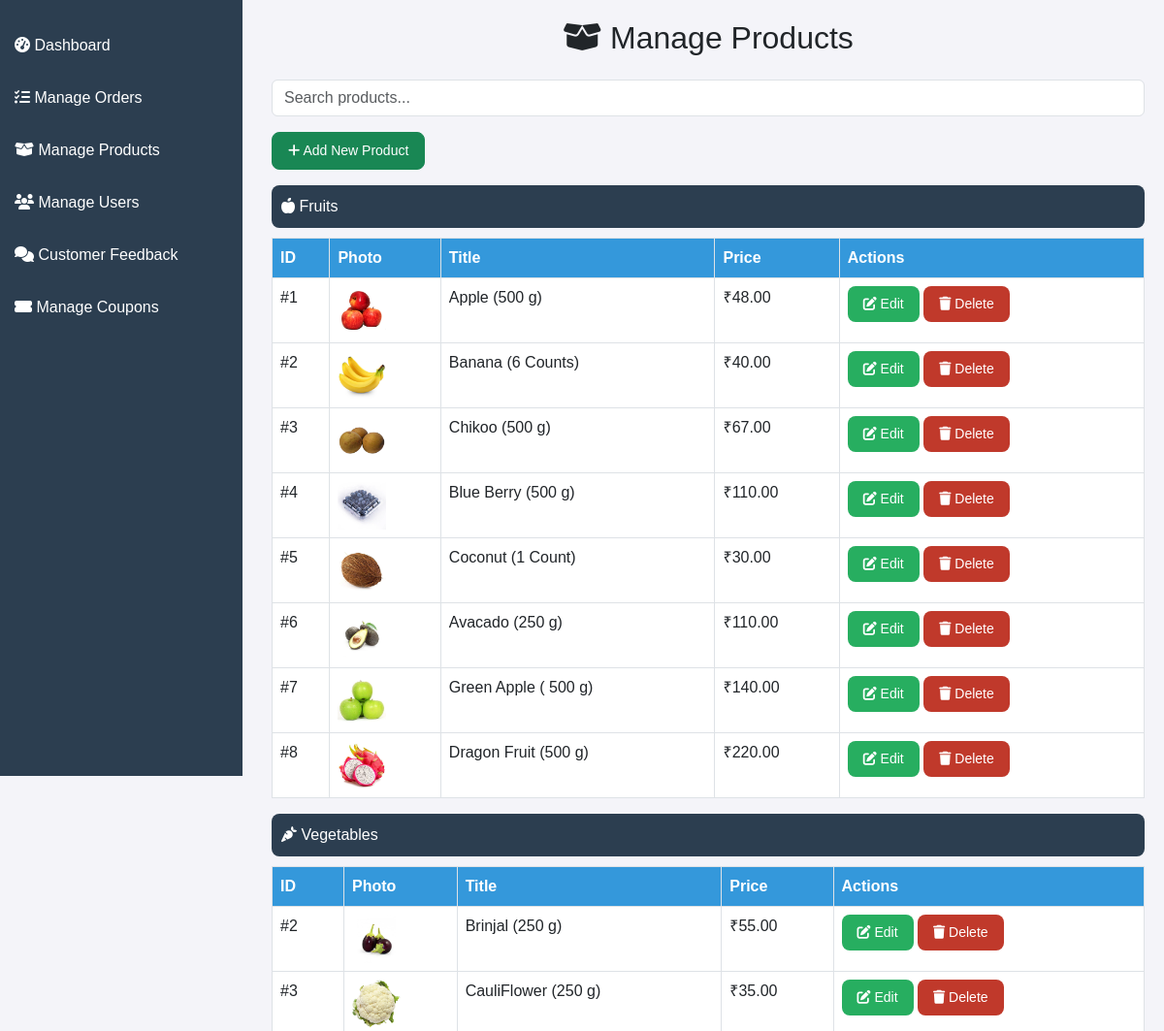
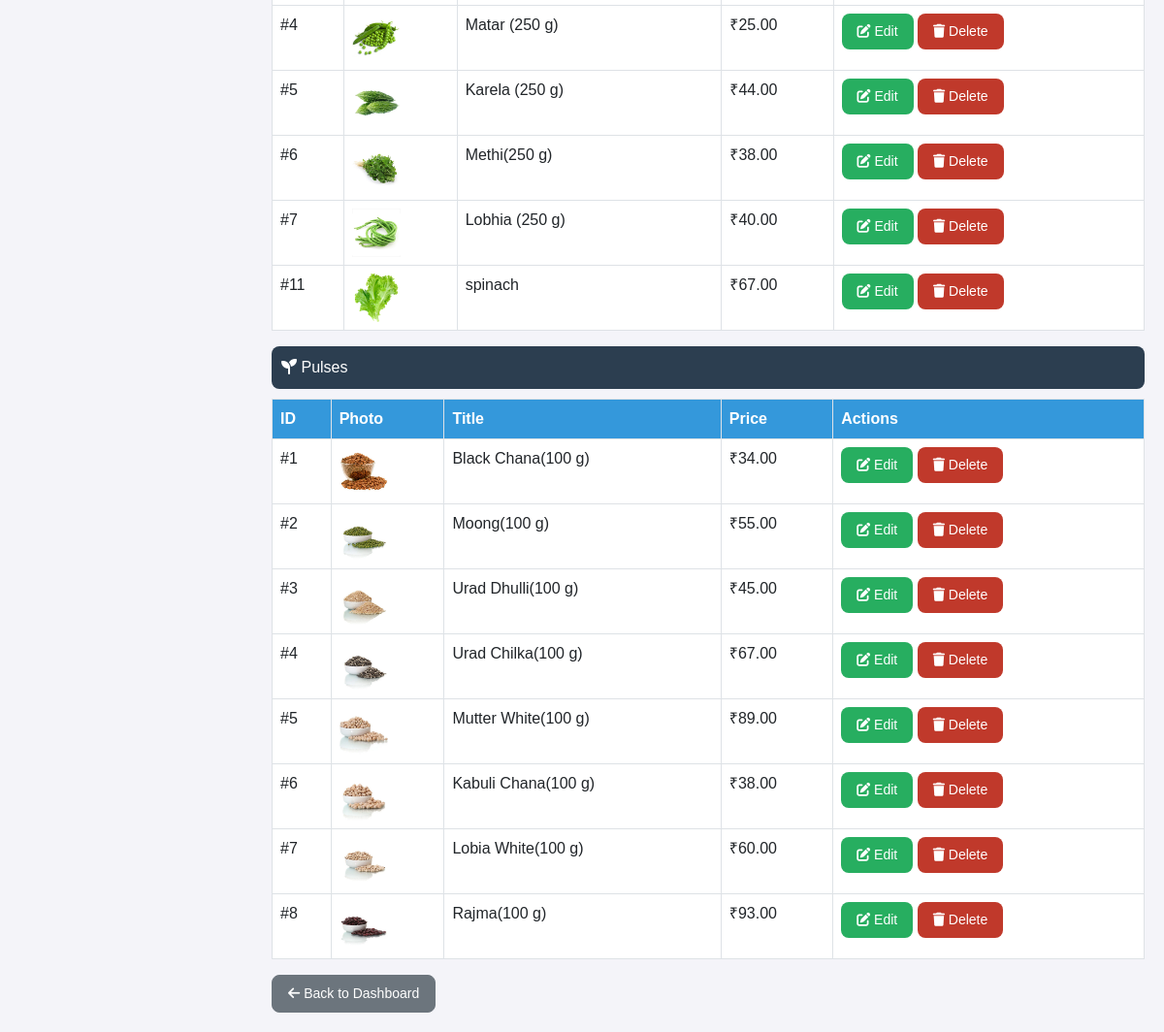
The app's page /admin-panel/admin-panel/products/ with its own data (2 pictures, top to bottom).
### myApp/models.py (models this page shows, shortened)
class Fruit(models.Model):
    photo = models.ImageField(upload_to="fruits/")
    title = models.CharField(max_length=100)
    price = models.DecimalField(max_digits=10, decimal_places=2)

class Vegie(models.Model):
    photo = models.ImageField(upload_to="vegie/")
    title = models.CharField(max_length=100)
    price = models.DecimalField(max_digits=10, decimal_places=2)

class Pulse(models.Model):
    photo = models.ImageField(upload_to="pulse/")
    title = models.CharField(max_length=100)
    price = models.DecimalField(max_digits=10, decimal_places=2)

### myApp/views.py (the view)
# urls.py: path("admin-panel/products/", manage_products, name="manage_products"),
def manage_products(request):
    vegies = Vegie.objects.all()
    fruits = Fruit.objects.all()
    pulses = Pulse.objects.all()
    products = list(vegies) + list(fruits) + list(pulses)
    return render(request, 'admin_panel/manage_products.html', {
        'products': products,
        'vegies': vegies,
        'fruits': fruits,
        'pulses': pulses
    })

### templates/admin_panel/manage_products.html (shortened to what this page needs)
<!DOCTYPE html>
<html lang="en">
<head>
    <link rel="stylesheet" href="https://cdn.jsdelivr.net/npm/bootstrap@5.3.0/dist/css/bootstrap.min.css">
    <link rel="stylesheet" href="https://cdnjs.cloudflare.com/ajax/libs/font-awesome/6.4.2/css/all.min.css">
</head>
<body>
    <div class="sidebar">
        <a href="{% url 'admin_dashboard' %}"><i class="fas fa-tachometer-alt"></i> Dashboard</a>
        <a href="{% url 'manage_orders' %}"><i class="fas fa-tasks"></i> Manage Orders</a>
        <a href="{% url 'manage_products' %}"><i class="fas fa-box-open"></i> Manage Products</a>
        <a href="{% url 'manage_users' %}"><i class="fas fa-users"></i> Manage Users</a>
        <a href="{% url 'manage_feedback' %}"><i class="fas fa-comments"></i> Customer Feedback</a>
        <a href="{% url 'coupon_list' %}" class="active"><i class="fas fa-ticket-alt"></i> Manage Coupons</a>
    </div>
    <div class="main-content">
        <h2 class="text-center mb-4"><i class="fas fa-box-open"></i> Manage Products</h2>
        <input type="text" id="searchInput" class="form-control mb-3" onkeyup="searchProduct()" placeholder="Search products...">
        <a href="{% url 'add_product' %}" class="btn btn-success mb-3"><i class="fas fa-plus"></i> Add New Product</a>
        <div class="section-title"><i class="fas fa-apple-alt"></i> Fruits</div>
        <table class="table table-bordered productTable">
            <thead>
                <tr>
                    <th>ID</th>
                    <th>Photo</th>
                    <th>Title</th>
                    <th>Price</th>
                    <th>Actions</th>
                </tr>
            </thead>
            <tbody>
                {% for product in fruits %}
                <tr>
                    <td>#{{ product.id }}</td>
                    <td><img src="{{ product.photo.url }}" alt="{{ product.title }}" width="50"></td>
                    <td>{{ product.title }}</td>
                    <td>₹{{ product.price }}</td>
                    <td>
                        <a href="{% url 'edit_product' category='fruit' product_id=product.id %}" class="btn btn-edit btn-sm">
                            <i class="fas fa-edit"></i> Edit
                        </a>
                        <form action="{% url 'delete_product' product.id %}" method="POST" style="display:inline;">
                            <button type="submit" class="btn btn-delete btn-sm" onclick="return confirm('Are you sure?')">
                                <i class="fas fa-trash"></i> Delete
                            </button>
                        </form>
                    </td>
                </tr>
                {% endfor %}
            </tbody>
        </table>
        <div class="section-title"><i class="fas fa-carrot"></i> Vegetables</div>
        <table class="table table-bordered productTable">
            <thead>
                <tr>
                    <th>ID</th>
                    <th>Photo</th>
                    <th>Title</th>
                    <th>Price</th>
                    <th>Actions</th>
                </tr>
            </thead>
            <tbody>
                {% for product in vegies %}
                <tr>
                    <td>#{{ product.id }}</td>
                    <td><img src="{{ product.photo.url }}" alt="{{ product.title }}" width="50"></td>
                    <td>{{ product.title }}</td>
                    <td>₹{{ product.price }}</td>
                    <td>
                        <a href="{% url 'edit_product' category='vegie' product_id=product.id %}" class="btn btn-edit btn-sm">
                            <i class="fas fa-edit"></i> Edit
                        </a>
                        <form action="{% url 'delete_product' product.id %}" method="POST" style="display:inline;">
                            <button type="submit" class="btn btn-delete btn-sm" onclick="return confirm('Are you sure?')">
                                <i class="fas fa-trash"></i> Delete
                            </button>
                        </form>
                    </td>
                </tr>
                {% endfor %}
            </tbody>
        </table>
        <div class="section-title"><i class="fas fa-seedling"></i> Pulses</div>
        <table class="table table-bordered productTable">
            <thead>
                <tr>
                    <th>ID</th>
                    <th>Photo</th>
                    <th>Title</th>
                    <th>Price</th>
                    <th>Actions</th>
                </tr>
            </thead>
            <tbody>
                {% for product in pulses %}
                <tr>
                    <td>#{{ product.id }}</td>
                    <td><img src="{{ product.photo.url }}" alt="{{ product.title }}" width="50"></td>
                    <td>{{ product.title }}</td>
                    <td>₹{{ product.price }}</td>
                    <td>
                        <a href="{% url 'edit_product' category='pulse' product_id=product.id %}" class="btn btn-edit btn-sm">
                            <i class="fas fa-edit"></i> Edit
                        </a>
                        <form action="{% url 'delete_product' product.id %}" method="POST" style="display:inline;">
                            <button type="submit" class="btn btn-delete btn-sm" onclick="return confirm('Are you sure?')">
                                <i class="fas fa-trash"></i> Delete
                            </button>
                        </form>
                    </td>
                </tr>
                {% endfor %}
            </tbody>
        </table>
        <a href="{% url 'admin_dashboard' %}" class="btn btn-secondary"><i class="fas fa-arrow-left"></i> Back to Dashboard</a>
    </div>
</body>
</html>

### templates/admin_panel/manage_products.html (style rules this page uses)
body { background-color: #f4f4f9; font-family: 'Arial', sans-serif; display: flex; }
.sidebar { width: 250px; background: #2c3e50; color: white; position: fixed; height: 100vh; padding-top: 20px; transition: 0.3s ease-in-out; }
.sidebar a { display: block; color: white; padding: 15px; text-decoration: none; font-size: 16px; transition: 0.3s; }
.main-content { margin-left: 260px; padding: 20px; width: 100%; transition: all 0.3s; }
.table th { background-color: #3498db; color: white; }
.btn { border-radius: 8px; padding: 8px 16px; font-size: 14px; }
.btn-edit { background-color: #27ae60; color: white; border: none; }
.btn-delete { background-color: #c0392b; color: white; border: none; }
.section-title { background-color: #2c3e50; color: white; padding: 10px; border-radius: 8px; margin-bottom: 10px; }

### records on screen
Fruit: id "1", photo (picture), title "Apple (500 g)", price "48.00"
Fruit: id "2", photo (picture), title "Banana (6 Counts)", price "40.00"
Fruit: id "3", photo (picture), title "Chikoo (500 g)", price "67.00"
Fruit: id "4", photo (picture), title "Blue Berry (500 g)", price "110.00"
Fruit: id "5", photo (picture), title "Coconut (1 Count)", price "30.00"
Fruit: id "6", photo (picture), title "Avacado (250 g)", price "110.00"
Fruit: id "7", photo (picture), title "Green Apple ( 500 g)", price "140.00"
Fruit: id "8", photo (picture), title "Dragon Fruit (500 g)", price "220.00"
Vegie: id "2", photo (picture), title "Brinjal (250 g)", price "55.00"
Vegie: id "3", photo (picture), title "CauliFlower (250 g)", price "35.00"
Vegie: id "4", photo (picture), title "Matar (250 g)", price "25.00"
Vegie: id "5", photo (picture), title "Karela (250 g)", price "44.00"
Vegie: id "6", photo (picture), title "Methi(250 g)", price "38.00"
Vegie: id "7", photo (picture), title "Lobhia (250 g)", price "40.00"
Vegie: id "11", photo (picture), title "spinach", price "67.00"
Pulse: id "1", photo (picture), title "Black Chana(100 g)", price "34.00"
Pulse: id "2", photo (picture), title "Moong(100 g)", price "55.00"
Pulse: id "3", photo (picture), title "Urad Dhulli(100 g)", price "45.00"
Pulse: id "4", photo (picture), title "Urad Chilka(100 g)", price "67.00"
Pulse: id "5", photo (picture), title "Mutter White(100 g)", price "89.00"
Pulse: id "6", photo (picture), title "Kabuli Chana(100 g)", price "38.00"
Pulse: id "7", photo (picture), title "Lobia White(100 g)", price "60.00"
Pulse: id "8", photo (picture), title "Rajma(100 g)", price "93.00"
